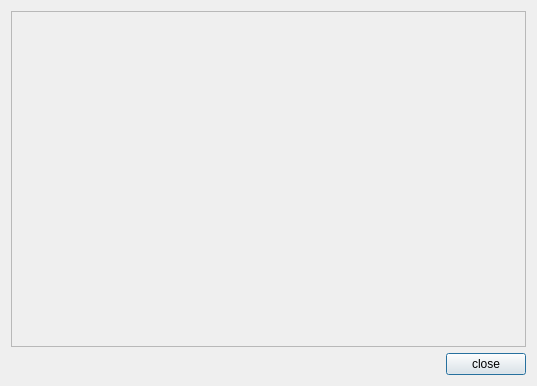
<?xml version="1.0" encoding="UTF-8"?>
<ui version="4.0">
 <class>GTAImageDisplay</class>
 <widget class="QDialog" name="GTAImageDisplay">
  <property name="geometry">
   <rect>
    <x>0</x>
    <y>0</y>
    <width>537</width>
    <height>386</height>
   </rect>
  </property>
  <property name="windowTitle">
   <string>Dialog</string>
  </property>
  <layout class="QGridLayout" name="gridLayout_2">
   <item row="0" column="0">
    <layout class="QGridLayout" name="gridLayout">
     <item row="0" column="0">
      <widget class="QScrollArea" name="scrollArea">
       <property name="widgetResizable">
        <bool>true</bool>
       </property>
       <widget class="QWidget" name="scrollAreaWidgetContents">
        <property name="geometry">
         <rect>
          <x>0</x>
          <y>0</y>
          <width>515</width>
          <height>333</height>
         </rect>
        </property>
        <layout class="QGridLayout" name="gridLayout_3">
         <item row="0" column="0">
          <widget class="QLabel" name="imageViewLabel">
           <property name="sizePolicy">
            <sizepolicy hsizetype="Expanding" vsizetype="Expanding">
             <horstretch>0</horstretch>
             <verstretch>0</verstretch>
            </sizepolicy>
           </property>
           <property name="text">
            <string/>
           </property>
          </widget>
         </item>
        </layout>
       </widget>
      </widget>
     </item>
    </layout>
   </item>
   <item row="1" column="0">
    <layout class="QHBoxLayout" name="horizontalLayout">
     <item>
      <spacer name="horizontalSpacer">
       <property name="orientation">
        <enum>Qt::Horizontal</enum>
       </property>
       <property name="sizeHint" stdset="0">
        <size>
         <width>40</width>
         <height>20</height>
        </size>
       </property>
      </spacer>
     </item>
     <item>
      <widget class="QPushButton" name="closeButton">
       <property name="text">
        <string>close</string>
       </property>
      </widget>
     </item>
    </layout>
   </item>
  </layout>
 </widget>
 <resources/>
 <connections/>
</ui>
